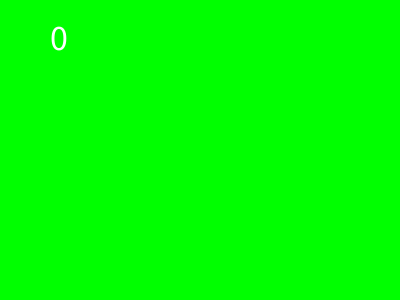
Frame 1 (no input)
Frame 60 (the mouse pressed at the canvas centre just before this capture): identical to frame 1, image omitted
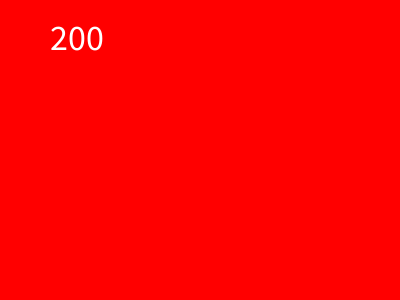
Frame 120 (the mouse held since frame 60 and released just before this capture)

The Processing sketch that drew these frames (run headless with seeded random() and noise(); from frame 60 on, the mouse is pressed at the canvas centre):

// Processing sketch: conditional2
// ── conditional2.pde
void setup() {
  size(400,300);
}

void draw() {
  if (mouseX > 100) {
    // When it's TRUE
    background(255,0,0); 
  } else {
    // When it's FALSE
    background(0,255,0); 
  }
  
  fill(255);
  textSize(36);
  text(mouseX,50,50);
  
  
}
